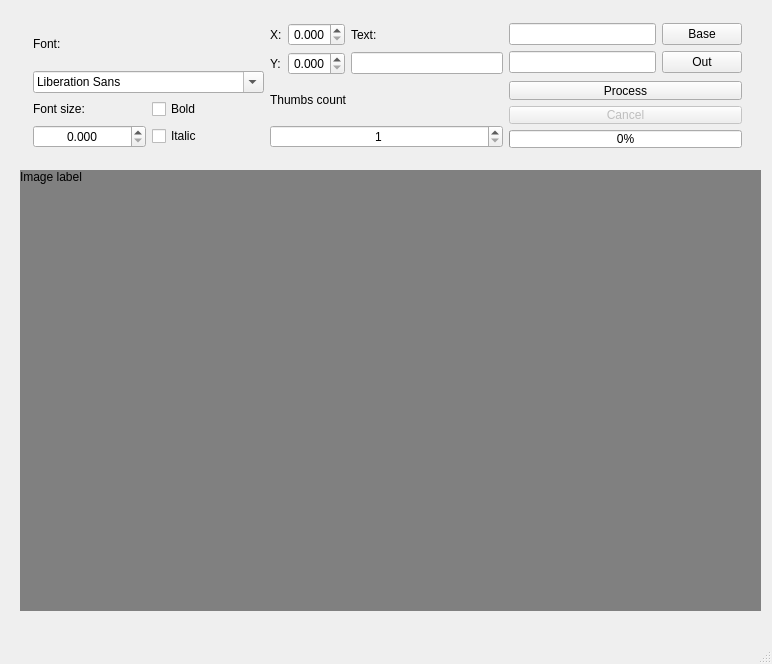
<?xml version="1.0" encoding="UTF-8"?>
<ui version="4.0">
 <class>MainWindow</class>
 <widget class="QMainWindow" name="MainWindow">
  <property name="geometry">
   <rect>
    <x>0</x>
    <y>0</y>
    <width>772</width>
    <height>664</height>
   </rect>
  </property>
  <property name="windowTitle">
   <string>MainWindow</string>
  </property>
  <widget class="QWidget" name="centralWidget">
   <widget class="QLabel" name="lbl_image">
    <property name="geometry">
     <rect>
      <x>20</x>
      <y>170</y>
      <width>741</width>
      <height>441</height>
     </rect>
    </property>
    <property name="autoFillBackground">
     <bool>false</bool>
    </property>
    <property name="styleSheet">
     <string notr="true">QLabel { background-color : gray; }</string>
    </property>
    <property name="text">
     <string>Image label</string>
    </property>
    <property name="alignment">
     <set>Qt::AlignLeading|Qt::AlignLeft|Qt::AlignTop</set>
    </property>
   </widget>
   <widget class="QWidget" name="layoutWidget">
    <property name="geometry">
     <rect>
      <x>22</x>
      <y>12</y>
      <width>731</width>
      <height>147</height>
     </rect>
    </property>
    <layout class="QGridLayout" name="gridLayout_6">
     <item row="0" column="0" rowspan="2">
      <layout class="QGridLayout" name="gridLayout">
       <item row="1" column="0" colspan="2">
        <widget class="QFontComboBox" name="cb_fonts"/>
       </item>
       <item row="2" column="0">
        <widget class="QLabel" name="lbl_font_size">
         <property name="text">
          <string>Font size:</string>
         </property>
        </widget>
       </item>
       <item row="2" column="1">
        <widget class="QCheckBox" name="chk_bold">
         <property name="text">
          <string>Bold</string>
         </property>
        </widget>
       </item>
       <item row="3" column="0">
        <widget class="QDoubleSpinBox" name="dsb_font_size">
         <property name="alignment">
          <set>Qt::AlignCenter</set>
         </property>
         <property name="decimals">
          <number>3</number>
         </property>
         <property name="maximum">
          <double>1.000000000000000</double>
         </property>
         <property name="singleStep">
          <double>0.001000000000000</double>
         </property>
        </widget>
       </item>
       <item row="3" column="1">
        <widget class="QCheckBox" name="chk_italic">
         <property name="text">
          <string>Italic</string>
         </property>
        </widget>
       </item>
       <item row="0" column="0" colspan="2">
        <widget class="QLabel" name="lbl_fonts">
         <property name="text">
          <string>Font:</string>
         </property>
        </widget>
       </item>
      </layout>
     </item>
     <item row="0" column="1">
      <layout class="QGridLayout" name="gridLayout_2">
       <item row="0" column="0">
        <widget class="QLabel" name="lbl_x">
         <property name="text">
          <string>X:</string>
         </property>
        </widget>
       </item>
       <item row="0" column="1">
        <widget class="QDoubleSpinBox" name="dsb_x">
         <property name="alignment">
          <set>Qt::AlignCenter</set>
         </property>
         <property name="decimals">
          <number>3</number>
         </property>
         <property name="maximum">
          <double>1.000000000000000</double>
         </property>
         <property name="singleStep">
          <double>0.001000000000000</double>
         </property>
        </widget>
       </item>
       <item row="0" column="2">
        <widget class="QLabel" name="lbl_text">
         <property name="text">
          <string>Text:</string>
         </property>
        </widget>
       </item>
       <item row="1" column="0">
        <widget class="QLabel" name="lbl_y">
         <property name="text">
          <string>Y:</string>
         </property>
        </widget>
       </item>
       <item row="1" column="1">
        <widget class="QDoubleSpinBox" name="dsb_y">
         <property name="alignment">
          <set>Qt::AlignCenter</set>
         </property>
         <property name="decimals">
          <number>3</number>
         </property>
         <property name="maximum">
          <double>1.000000000000000</double>
         </property>
         <property name="singleStep">
          <double>0.001000000000000</double>
         </property>
        </widget>
       </item>
       <item row="1" column="2">
        <widget class="QLineEdit" name="le_text"/>
       </item>
      </layout>
     </item>
     <item row="0" column="2">
      <layout class="QGridLayout" name="gridLayout_4">
       <item row="0" column="0">
        <widget class="QLineEdit" name="le_base"/>
       </item>
       <item row="0" column="1">
        <widget class="QPushButton" name="btn_background">
         <property name="text">
          <string>Base</string>
         </property>
        </widget>
       </item>
       <item row="1" column="0">
        <widget class="QLineEdit" name="le_output"/>
       </item>
       <item row="1" column="1">
        <widget class="QPushButton" name="btn_output">
         <property name="text">
          <string>Out</string>
         </property>
        </widget>
       </item>
      </layout>
     </item>
     <item row="1" column="1">
      <layout class="QGridLayout" name="gridLayout_3">
       <item row="0" column="0">
        <widget class="QLabel" name="lbl_thumb_count">
         <property name="text">
          <string>&lt;html&gt;&lt;head/&gt;&lt;body&gt;&lt;p&gt;Thumbs count&lt;/p&gt;&lt;/body&gt;&lt;/html&gt;</string>
         </property>
        </widget>
       </item>
       <item row="1" column="0">
        <widget class="QSpinBox" name="sb_thubm_count">
         <property name="alignment">
          <set>Qt::AlignCenter</set>
         </property>
         <property name="minimum">
          <number>1</number>
         </property>
         <property name="maximum">
          <number>100</number>
         </property>
        </widget>
       </item>
      </layout>
     </item>
     <item row="1" column="2">
      <layout class="QGridLayout" name="gridLayout_5">
       <item row="2" column="0">
        <widget class="QProgressBar" name="pb_progress">
         <property name="value">
          <number>0</number>
         </property>
         <property name="alignment">
          <set>Qt::AlignCenter</set>
         </property>
        </widget>
       </item>
       <item row="0" column="0">
        <widget class="QPushButton" name="btn_process">
         <property name="text">
          <string>Process</string>
         </property>
        </widget>
       </item>
       <item row="1" column="0">
        <widget class="QPushButton" name="btn_cancel">
         <property name="enabled">
          <bool>false</bool>
         </property>
         <property name="text">
          <string>Cancel</string>
         </property>
        </widget>
       </item>
      </layout>
     </item>
    </layout>
   </widget>
  </widget>
  <widget class="QMenuBar" name="menuBar">
   <property name="geometry">
    <rect>
     <x>0</x>
     <y>0</y>
     <width>772</width>
     <height>20</height>
    </rect>
   </property>
  </widget>
  <widget class="QStatusBar" name="statusBar"/>
 </widget>
 <layoutdefault spacing="6" margin="11"/>
 <tabstops>
  <tabstop>cb_fonts</tabstop>
  <tabstop>dsb_font_size</tabstop>
  <tabstop>chk_bold</tabstop>
  <tabstop>chk_italic</tabstop>
  <tabstop>dsb_x</tabstop>
  <tabstop>dsb_y</tabstop>
  <tabstop>sb_thubm_count</tabstop>
  <tabstop>le_text</tabstop>
  <tabstop>le_base</tabstop>
  <tabstop>btn_background</tabstop>
  <tabstop>le_output</tabstop>
  <tabstop>btn_output</tabstop>
  <tabstop>btn_process</tabstop>
 </tabstops>
 <resources/>
 <connections/>
</ui>
